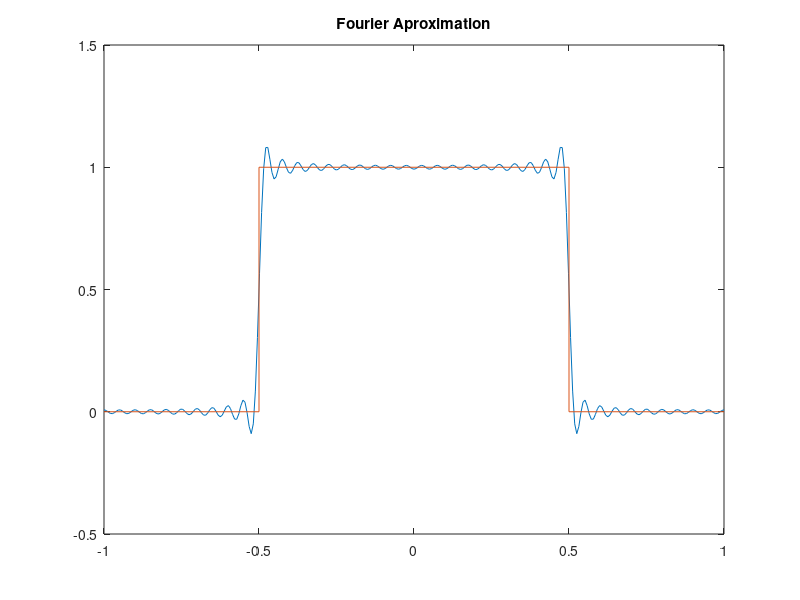

Reproduce this figure in MATLAB.
function fourier
  
  figure(1)
  title("Fourier Aproximation");
  
  %Name for the folder to create the images at
  out_dir = "result_images_fourier";
  %Makes the directory
  mkdir(out_dir);
  
  %Values for drawing and iterating
  max_iterations = 41;
  frames = 300;
  range_x = 1;  
  range_y = 0.5;  
  x_values = linspace(-1,1,frames);
  sum = linspace(0,0,frames);
  
  i = 1;
  while (i != max_iterations)
    
    %Calculates the value for the y
    y_val = 2/(i*pi) * power(-1,(i-1)/2)*cos(i*pi*x_values);
    y_val += sum;
    sum = y_val;
    y_val = 1/2 + y_val;

    %Plotting for the function
    plot(x_values,y_val);
    axis([-range_x,range_x,-1+range_y,1+range_y]);
    hold on;
    
    %Plotting for the desired wave (manually plotted)
    
    %First segment
    line([-1,-0.5],[0,0]);
    axis([-range_x,range_x,-1+range_y,1+range_y]);
    hold on;
    %Second segment
    line([-0.5,-0.5],[0,1]);
    axis([-range_x,range_x,-1+range_y,1+range_y]);
    hold on;
    %Third segment
    line([-0.5,0.5],[1,1]);
    axis([-range_x,range_x,-1+range_y,1+range_y]);
    hold on;
    %Fourth segment
    line([0.5,0.5],[0,1]);
    axis([-range_x,range_x,-1+range_y,1+range_y]);
    hold on;
    %Fifth segment
    line([1,0.5],[0,0]);
    axis([-range_x,range_x,-1+range_y,1+range_y]);
    title("Fourier Aproximation");    
    hold off;  
    
    %Increments the i by two, as we only care about odd numbers
    i += 2;
    
    %Writes into file images at the end   
    fname = fullfile(out_dir, sprintf("img%0.3i.png",i));
    imwrite(getframe(gcf).cdata,fname); 
  endwhile

endfunction